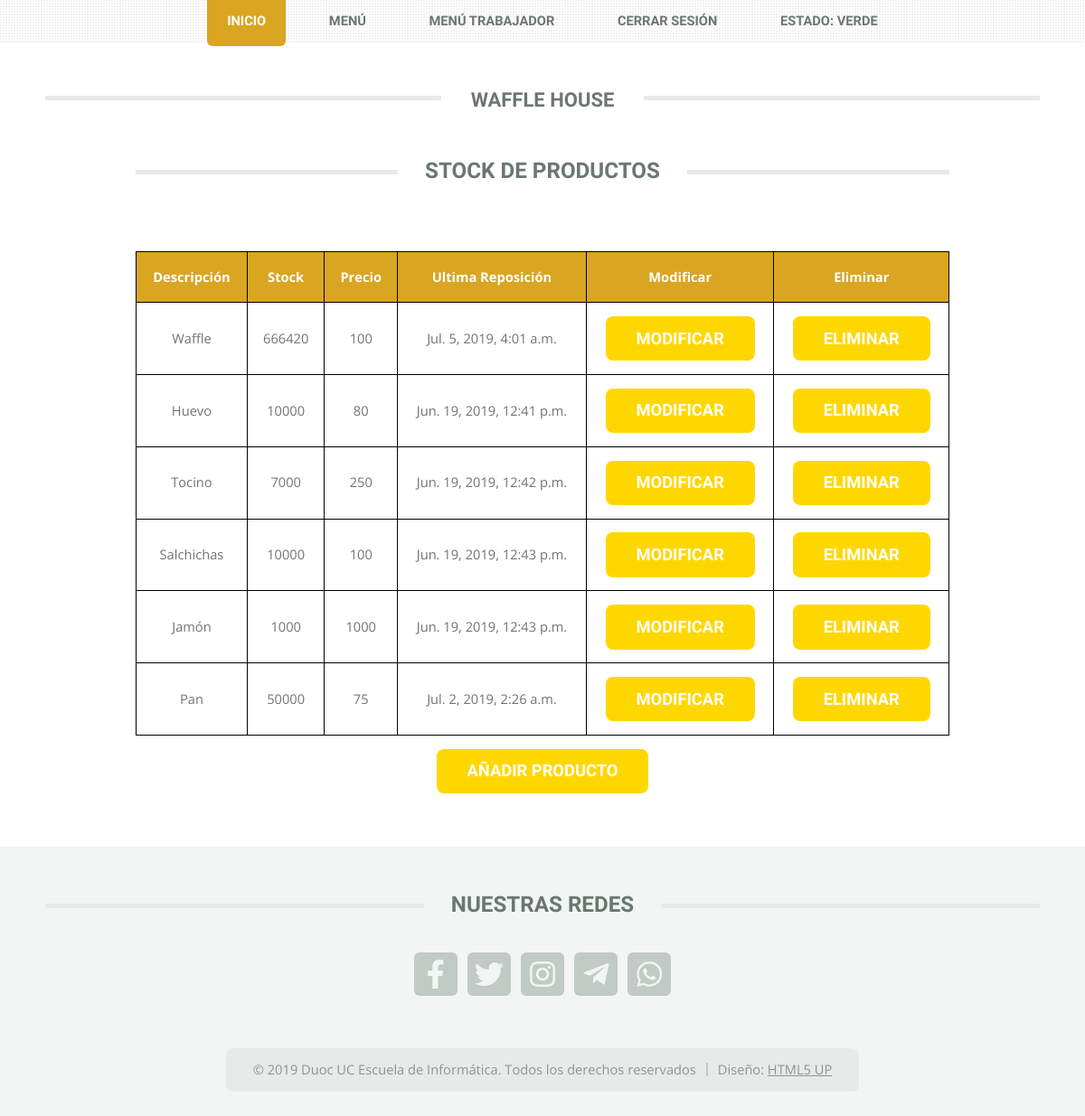
Page /producto (signed in) on the committed database.
### WaffleHouse/models.py (models this page shows, shortened)
class WaffleIndex (models.Model):
	nombre = models.CharField(max_length = 20)
	class Meta:
		verbose_name_plural = 'WaffleIndexes'

class Producto (models.Model):
	descripcion = models.CharField(max_length = 255)
	stock = models.IntegerField()
	precio = models.PositiveIntegerField()
	ultimaReposicion = models.DateTimeField('Última Reposición', auto_now = True)

### WaffleHouse/views.py (the view)
# urls.py: path('producto', views.verstock, name='verstock'),
@login_required(login_url='login')
def verstock(request):
	waffleindex = IndexActual.objects.latest('actualizado')
	qs_producto = Producto.objects.all()
	context = {
		"waffleindex" : waffleindex.actual.nombre,
		"productos" : qs_producto
	}
	return render(request, "stock.html", context)

### WaffleHouse/templates/stock.html
{% extends 'base.html' %}
{% load staticfiles %}
{% block content %}
<div class="row"  style="background-color: #fff;">
	<div class="col-12" style="overflow-x:auto;">
		<main style="width: 900px; margin: 0px auto;">
			<h2 class="major"><span>Stock de Productos</span></h2>
			<table style="width: 100%;">
			    <tr>
			        <th style="border: 1px solid #000; padding: 1em; vertical-align: middle; text-align: center;
			        	background-color: goldenrod; color: white; font-weight: bold;">
			        	Descripción
			        </th>
			        <th style="border: 1px solid #000; padding: 1em; vertical-align: middle; text-align: center;
			        	background-color: goldenrod; color: white; font-weight: bold;">
			        	Stock
			        </th>
			        <th style="border: 1px solid #000; padding: 1em; vertical-align: middle; text-align: center;
			        	background-color: goldenrod; color: white; font-weight: bold;">
			        	Precio
			        </th>
			        <th style="border: 1px solid #000; padding: 1em; vertical-align: middle; text-align: center;
			        	background-color: goldenrod; color: white; font-weight: bold;">
			        	Ultima Reposición
			        </th>
			        {% if user.is_superuser %}
						<th style="border: 1px solid #000; padding: 1em; vertical-align: middle; text-align: center;
			        	background-color: goldenrod; color: white; font-weight: bold;">Modificar</th>
						<th style="border: 1px solid #000; padding: 1em; vertical-align: middle; text-align: center;
			        	background-color: goldenrod; color: white; font-weight: bold;">Eliminar</th>
					{% endif %}
			    </tr>
			    {% for item in productos %}
			    <tr>
			        <td style="border: 1px solid #000; padding: 1em; vertical-align: middle; text-align: center;">
			        	{{ item.descripcion }}
			        </td>
			        <td style="border: 1px solid #000; padding: 1em; vertical-align: middle; text-align: center;">
			        	{{ item.stock }}
			        </td>
			        <td style="border: 1px solid #000; padding: 1em; vertical-align: middle; text-align: center;">
			        	{{ item.precio }}
			        </td>
			        <td style="border: 1px solid #000; padding: 1em; vertical-align: middle; text-align: center;">
			        	{{ item.ultimaReposicion }}
			        </td>
			        {% if user.is_superuser %}
						<td style="border: 1px solid #000; padding: 1em; vertical-align: middle; text-align: center;">
			        		<a style="color: white; text-decoration: none; display: inline-block;" href="{% url 'edit_stock' pk=item.id %}">
				        		<input type="button" value="Modificar">
				        	</a>
				        </td>
				        <td style="border: 1px solid #000; padding: 1em; vertical-align: middle; text-align: center;">
				        	<a style="color: white; text-decoration: none; display: inline-block;" href="{% url 'delete_stock' pk=item.id %}">
				        		<input type="button" value="Eliminar">
				        	</a>
				        </td>
					{% endif %}
			    </tr>
			    {% endfor %}
			    {% if user.is_superuser %}
				<tr>
					<td colspan="6" style="padding: 1em; vertical-align: middle; text-align: center;">
						<a style="color: white; text-decoration: none; display: inline-block;" href="{% url 'add_stock'%}">
							<input type="button" value="Añadir Producto">
						</a>
					</td>
				</tr>
				{% endif %}
			</table>
		</main>
	</div>
</div>
{% endblock %}

### WaffleHouse/templates/base.html (shortened to what this page needs)
{% load staticfiles %}
<!DOCTYPE HTML>
<html>
	<head>
		<link rel="stylesheet" href="{% static 'assets/css/main.css' %}"/>
	</head>
	<body class="homepage is-preload">
		<div id="page-wrapper">
			<header id="header">
				<div class="logo container">
					<div>
						<h1><a href="{% url 'index' %}" id="logo">Waffle House</a></h1>
					</div>
				</div>
			</header>
			<nav id="nav">
				<ul>
					<li class="current"><a href="{% url 'index' %}">Inicio</a></li>
					<li>
						<a href="{% url 'index' %}#menu">Menú</a>
					</li>
					{% if user.is_authenticated%}
					<li>
						<a href="#">Menú Trabajador</a>
					</li>
					{% endif %}
					<li>
						{% if user.is_authenticated%}
							<a href="{% url 'logout' %}">Cerrar Sesión</a>
						{% else %}
							<a href="{% url 'login' %}">Iniciar Sesión</a>
						{% endif %}
					</li>
					<li>
						<a href="{% url 'index' %}#main">Estado: {{waffleindex}}</a>
					</li>
				</ul>
			</nav>
		{% block content %}
		{% endblock %}
			<footer id="footer" style="padding-top: 44px; padding-bottom: 44px;">
				<div class="container">
					<div class="row gtr-200">
						<div class="col-12">
							<section>
								<h2 class="major"><span>Nuestras Redes</span></h2>
								<ul class="contact">
									<li><a class="icon brands fa-facebook-f" href="#"><span class="label">Facebook</span></a></li>
									<li><a class="icon brands fa-twitter" href="#"><span class="label">Twitter</span></a></li>
									<li><a class="icon brands fa-instagram" href="#"><span class="label">Instagram</span></a></li>
									<li><a class="icon brands fa-telegram-plane" href="#"><span class="label">Telegram</span></a></li>
									<li><a class="icon brands fa-whatsapp" href="#"><span class="label">Whatsapp</span></a></li>
								</ul>
							</section>
						</div>
					</div>
					<div id="copyright">
						<ul class="menu">
							<li>&copy; 2019 Duoc UC Escuela de Informática. Todos los derechos reservados</li><li>Diseño: <a href="http://html5up.net">HTML5 UP</a></li>
						</ul>
					</div>
				</div>
			</footer>
		</div>
	</body>
</html>

### rows in the picture
WaffleIndex: nombre "VERDE"
Producto: descripcion "Waffle", stock "666420", precio "100", ultimaReposicion "Jul. 5, 2019, 4:01 a.m."
Producto: descripcion "Huevo", stock "10000", precio "80", ultimaReposicion "Jun. 19, 2019, 12:41 p.m."
Producto: descripcion "Tocino", stock "7000", precio "250", ultimaReposicion "Jun. 19, 2019, 12:42 p.m."
Producto: descripcion "Salchichas", stock "10000", precio "100", ultimaReposicion "Jun. 19, 2019, 12:43 p.m."
Producto: descripcion "Jamón", stock "1000", precio "1000", ultimaReposicion "Jun. 19, 2019, 12:43 p.m."
Producto: descripcion "Pan", stock "50000", precio "75", ultimaReposicion "Jul. 2, 2019, 2:26 a.m."
